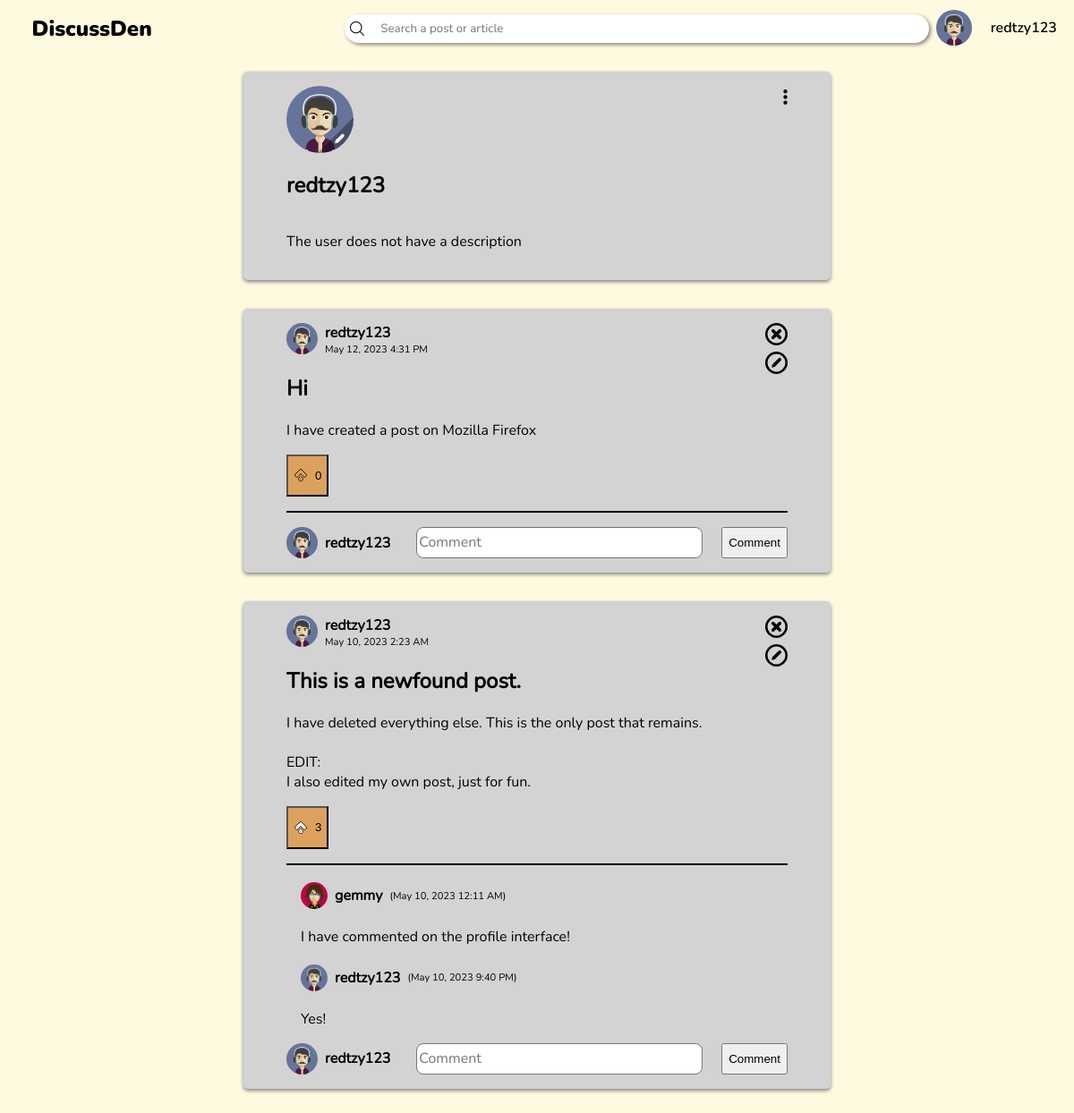
The app's page /profile.php (signed in) with its own data.
### tables this page shows
CREATE TABLE users (user_id INTEGER PRIMARY KEY AUTOINCREMENT, username TEXT UNIQUE NOT NULL, password TEXT NOT NULL, recent_searches, description TEXT DEFAULT "The user does not have a description" NOT NULL, profile_src TEXT DEFAULT black NOT NULL ON CONFLICT REPLACE);

CREATE TABLE posts (id INTEGER PRIMARY KEY AUTOINCREMENT NOT NULL UNIQUE, user_id INTEGER REFERENCES users (user_id) NOT NULL, title TEXT NOT NULL, content TEXT NOT NULL, date, likes);

CREATE TABLE comments (comment_id INTEGER PRIMARY KEY AUTOINCREMENT UNIQUE NOT NULL, post_id INTEGER REFERENCES posts (id) ON DELETE NO ACTION NOT NULL, name TEXT, content TEXT NOT NULL, date);

### profile.php (the view, shortened to what this page needs)
<!DOCTYPE html>
<html lang="en">
<head>
    <link rel="stylesheet" href="header.css">
    <link rel="stylesheet" href="post-boxes.css">
</head>
<body>
    <?php
        include_once "header.php";
        $stmt = $db -> prepare('SELECT * FROM users WHERE username = :user');
        $stmt -> bindParam(':user', $_SESSION['username']);
        $stmt -> execute();
        $user = $stmt -> fetch(PDO::FETCH_ASSOC);
        $user_id = $user['user_id'];
        $user_description = $user['description'];
    ?>
    <section class="post-section" style="margin-top:3rem">
        <div class="post-container">
            <svg width=75 height=75>
                <defs>
                    <clipPath id="circle-clip">
                        <circle cx=50% cy=50% r=50% clip-path="url(#triangle-clip)" />
                    </clipPath>
                    <clipPath id="triangle-clip">
                        <path d="M 75 35 L 75 75 L 35 75" />
                    </clipPath>
                    <clipPath id="avatar-clip" clipPathUnits="objectBoundingBox" >
                        <circle cx=0.5 cy=0.5 r=0.5 />
                    </clipPath>
                </defs>
                <image href="<?php echo $user['profile_src'] ?>" width=100% height=100% clip-path="url(#avatar-clip)" />
                <foreignObject x=0 y=0 width=100% height=100% clip-path="url(#circle-clip)" >
                    <button style="width:100%;height:100%;background-color:#0005;" id="modify_profile"></button>
                    </foreignObject>
                    <g transform="rotate(45 12.5 12.5) translate(66 0)" style="cursor:pointer">
                        <rect x=10.625 y=5.5 width=3.75 height=12.5 ry=1.75 fill=white stroke=none />
                        <path d="M 10.5 15 L 12.5 20 L 14.5 15 Z" fill=white />
                    </g>
            </svg>
            <h2 class="username"><?php echo $_SESSION['username'] ?></h2>
            <p><?php echo $user_description?></p>
            <svg width=5 height=25 id="option-btn" tabindex=1>
                <circle cx=50% cy=25% r=12% fill=black />
                <circle cx=50% cy=50% r=12% fill=black />
                <circle cx=50% cy=75% r=12% fill=black />
            </svg>
        </div>
        <?php
        $stmt = $db -> prepare('SELECT * FROM posts WHERE user_id = :user');
        $stmt -> bindParam(':user', $user_id);
        $stmt -> execute();
        $posts = $stmt -> fetchAll(PDO::FETCH_ASSOC);
        foreach (array_reverse($posts) as $post) {
            $stmt = $db -> prepare('SELECT * FROM users WHERE user_id = :userID');
            $stmt -> bindParam(':userID', $post['user_id'], PDO::PARAM_INT);
            $stmt -> execute();
            $post_user = $stmt -> fetch(PDO::FETCH_ASSOC);
            echo    '<div class="post-container">
                        <div class="post-user">
                            <svg width=35 height=35>
                                <image href="' . $post_user['profile_src'] . '" x=0 y=0 width=35 height=35 clip-path="url(#avatar-clip)" />
                            </svg>
                            <h4 class="username">' . $post_user['username'] . '</h4>
                            <p>' . $post['date'] . '</p>
                        </div>
                        <div class="post-content">
                            <h2>' . $post['title'] . '</h2>
                            <p>' . $post['content'] . '</p>';
            if (isset($_SESSION['username'])) {
                echo '<button class="like" data-id="' . $post['id'] . '">';
                if (($likes = json_decode($post['likes'])) !== NULL) {
                    echo '<p class="likes">' . count(json_decode($post['likes'])) . '</p>';
                }
                    echo '<img class="like-state" ';
                        if(!((array_search($_SESSION['username'], json_decode($post['likes']))) === false)) {
                            echo 'src="img/upvote-filled.png"';
                        } else {
                            echo 'src="img/upvote-nofill.png"';
                        }
                    echo '/>
                </button>';
            } else {
                echo '<button disabled>Like</button>';
            }
            echo '
                        <svg width=25 height=25 class="delete-btn">
                            <circle cx=50% cy=50% r=45% stroke=black stroke-width=10% fill="transparent"/>
                            <line x1=35% y1=35% x2=65% y2=65% stroke=black stroke-width=15% stroke-linecap="round" />
                            <line x1=35% y1=65% x2=65% y2=35% stroke=black stroke-width=15% stroke-linecap="round" />
                        </svg>
                        <svg width=25 height=25 class="edit-btn" data-id="' . $post['id'] . '">
                            <circle cx=50% cy=50% r=45% stroke=black stroke-width=10% fill=transparent />
                            <g transform="rotate(45 12.5 12.5)">
                                <rect x=42.5% y=22% width=15% height=50% ry=7% fill=black stroke=none />
                                <path d="M 10.5 17 L 12.5 20 L 14.5 17 Z"/>
                            </g>
                        </svg>
                        <div class="delete-confirm">
                            <h3 class="username">Are you sure you want to delete this post?</h3>
                            <div>
                                <button class="yes-btn" onclick="delete_post(' . $post['id'] . ')">Yes</button>
                                <button class="no-btn" onclick="this.parentElement.parentElement.classList.remove(\'active\')">No</button>
                            </div>
                        </div>
                    </div><hr>';
            $stmt = $db -> prepare('SELECT * FROM comments WHERE post_id = :post_id');
            $stmt -> bindParam(':post_id', $post['id'], PDO::PARAM_INT);
            $stmt -> execute();
            $comments = $stmt -> fetchAll(PDO::FETCH_ASSOC);
            foreach ($comments as $comment) {
                $stmt = $db -> prepare('SELECT * FROM users WHERE username = :user');
                $stmt -> bindParam(':user', $comment['name'], PDO::PARAM_STR);
                $stmt -> execute();
                $comment_user = $stmt -> fetch(PDO::FETCH_ASSOC);
                $user_id = $comment_user['user_id'];
                echo    '<div class="comment-container">
                            <div>
                                <svg width=30 height=30>
                                    <image href="' . $comment_user['profile_src'] . '" width=100% height=100% clip-path="url(#avatar-clip)" />
                                </svg>';
                                if ($post['user_id'] !== $user_id) echo '<a href="profile-visit.php?user_id=' . $user_id . '">';
                                echo '<h4 class="username">' . $comment['name'] . '</h4>';
                                if ($post['user_id'] !== $user_id) echo '</a>';
                                echo '<p>(' . $comment['date'] . ')</p>
                            </div>
                            <p>' . $comment['content'] . '</p>
                        </div>';
            }
            echo '
                    <form class="comment-box">
                        <input type="hidden" name="post_id" value="' . $post['id'] . '">
                ';
            if (isset($_SESSION['username'])) {
                echo '
                        <input type="hidden" name="username" value="' . $_SESSION['username'] . '">
                        <div>
                            <svg width=35 height=35>
                                <image href="' . $post_user['profile_src'] . '" width=100% height=100% clip-path="url(#avatar-clip)" />
                            </svg>
                            <h4 class="username">' . $_SESSION['username'] . '</h4>
                        </div>
                        <textarea name="comment" placeholder="Comment"></textarea>
                        <input type="submit" value="Comment">
                        ';
            } else {
                echo '
                        <input type="hidden" name="username" value="Anonymous">
            '; }
            echo '</form></div>';
        }
    ?>
    </section>
</body>
</html>

### header.php (shortened to what this page needs)
<header>
    <?php session_start();
        $db_file = __DIR__ . '\forum_database.db';
        $db = new PDO('sqlite:' . $db_file);
        $stmt = $db -> prepare('SELECT * FROM users WHERE username = :user');
        $stmt -> bindParam(':user', $_SESSION['username']);
        $stmt -> execute();
        $user_profile = $stmt -> fetch(PDO::FETCH_ASSOC)['profile_src'];
    ?>
    <h2>DiscussDen</h2>
    <form action="" method="post" id="searchbar">
        <img src="img/search.png" alt="" class="icon">
        <input name="search" type="search" placeholder="Search a post or article" autocomplete="off" tabindex=0>
    </form>
    <?php if(isset($_SESSION['username'])) {
        echo '
        <div id="user-btn" tabindex=0>
            <svg width=50 height=50>
                <defs>
                    <clipPath id="avatar-clip" clipPathUnits="objectBoundingBox" >
                        <circle cx=0.5 cy=0.5 r=0.5 />
                    </clipPath>
                </defs>
                <image href="' . $user_profile . '" width=100% height=100% clip-path="url(#avatar-clip)" />
            </svg>
            <p class="username">' . $_SESSION['username'] . '</p>
            <div class="tab-option" name="profile" tabindex=-1 data-name="' . $_SERVER['PHP_SELF'] . '">
                <img src="img/add.png" alt="" class="icon">
                <p>';
                echo '</p>
            </div>
            <div class="tab-option" name="logout" tabindex=-1>
                <img src="img/add.png" alt="" class="icon">
                <p>Log out</p>
            </div>
        </div>
        ';
    } else {
        echo '<a href="login.php" tabindex=3>Log In or Sign Up</a>';
    } ?>
</header>

### header.css (style rules this page uses)
html { color-scheme: light dark; }
body { --dark-color-1: #283618; --dark-color-2: #606c38; --medium-color: #bc6c25; --light-color-1: #dda15e; --light-color-2: #fefae0; background-color: var(--light-color-2); margin: 0; overflow-y: overlay; }
header { position: fixed; inset: 0 0 auto; height: 4rem; background-color: var(--light-color-2); display: flex; justify-content: space-evenly; align-items: center; z-index: 1; }
header h2, header p { user-select: none; }
header > h2 { font-family: nunito-black; margin: 0 2rem; }
.icon { width: 1rem; }
#searchbar { display: flex; align-items: center; background-color: white; border-radius: 2rem; box-shadow: 2px 2px 4px #0007; padding: 0.4rem; width: 40rem; position: relative; isolation: isolate; }
#searchbar > input { background: none; border: none; outline: none; width: 100%; margin-left: 1rem; font-family: nunito-reg; color: black; }
#user-btn { background-color: var(--light-color-2); display: grid; grid-template-columns: auto auto; align-items: center; align-self: flex-start; max-height: 3.0rem; margin-top: 0.35rem; border-radius: 0.5rem; outline: solid 2px transparent; outline-offset: -2px; overflow: hidden; transition: max-height 400ms, outline 500ms, background-color 400ms; }
#user-btn > svg { transform: scale(0.8); }
#user-btn > .username { padding-inline: 0.5rem; margin: 0; font-family: nunito-semibold; font-size: 1rem; }

### post-boxes.css (style rules this page uses)
h4.username { margin: 0; margin-inline: 0.5rem; }
.post-section { width: calc(100% - 30rem); display: flex; flex-direction: column; margin-inline: auto; margin-bottom: 2rem; --dark-color-1: #283618; --dark-color-2: #606c38; --medium-color: #bc6c25; --light-color-1: #dda15e; --light-color-2: #fefae0; }
.post-container { background-color: lightgray; display: flex; flex-direction: column; position: relative; margin: 2rem 2rem 0; padding: 1rem 3rem; border-radius: 0.3rem; box-shadow: 0 2px 4px 0 gray; font-family: nunito-reg; overflow-x: hidden; }
.post-container hr { border: none; width: 100%; height: 2px; background-color: black; margin-block: 1rem; }
.post-user { display: grid; grid-template-rows: auto auto; grid-template-columns: auto auto; width: fit-content; }
.post-user * { grid-column: 2; margin: 0; }
.post-user svg { grid-column: 1; grid-row: 1 / span 2; }
.post-user p { font-size: 0.7rem; margin-left: 0.5rem; }
.post-user a, .comment-container a { text-decoration: none; color: black; }
button.like { display: flex; flex-direction: row-reverse; align-items: center; column-gap: 0.5rem; background-color: var(--light-color-1); }
img.like-state { max-width: 1rem; }
.comment-container { margin-left: 1rem; }
.comment-container div { display: flex; align-items: center; }
.comment-container div p { font-size: 0.7rem; }
form.comment-box { display: flex; align-items: flex-end; --height: 35px; }
form.comment-box div { display: flex; align-items: center; }
form.comment-box input[type="submit"] { height: var(--height); }
form.comment-box textarea { resize: none; margin-inline: 1.3rem; border-radius: 0.5rem; padding-block: calc(var(--height) / 7); flex-grow: 1; box-sizing: border-box; overflow-y: hidden; height: var(--height); min-height: var(--height); font-family: nunito-reg; font-size: 1rem; }
.delete-btn, .edit-btn, .exit-btn, #option-btn { position: absolute; top: 1rem; right: 3rem; cursor: pointer; }
.edit-btn { top: 3rem; }
#modify_profile { font-family: nunito-reg; font-size: 0.8rem; border: none; cursor: pointer; }

### records on screen
users: description "The user does not have a description"
posts: user.username "redtzy123", date "May 12, 2023 4:31 PM", title "Hi", content "I have created a post on Mozilla Firefox", likes "0"
posts: user.username "redtzy123", date "May 10, 2023 2:23 AM", title "This is a newfound post.", content "I have deleted everything else. This is the only post that remains. EDIT: I also edited my own post, just for fun.", likes "3"
comments: name "gemmy", date "May 10, 2023 12:11 AM", content "I have commented on the profile interface!"
comments: name "redtzy123", date "May 10, 2023 9:40 PM", content "Yes!"

### other values on screen
$_SESSION['username'] "redtzy123"
